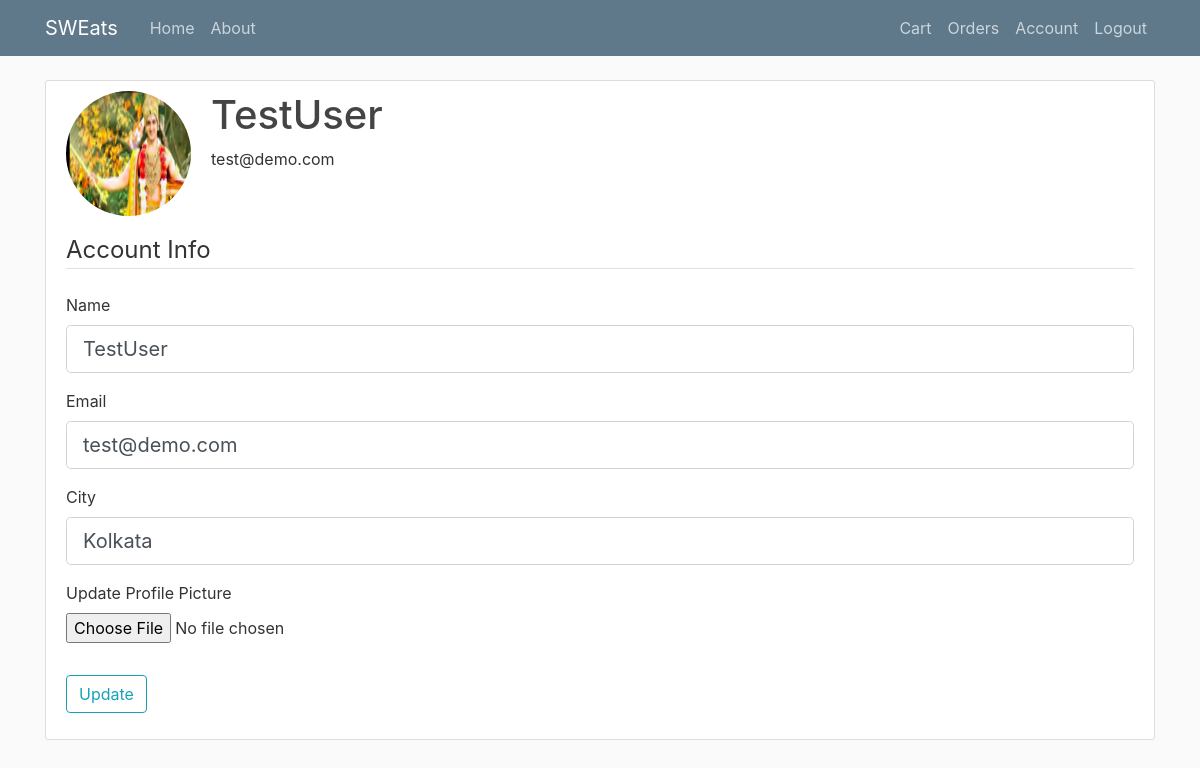
Screenshot of /account (signed in) with the database file from the repository.
### sweats/models.py (models this page shows, shortened)
class Customer(db.Model, UserMixin):
    __tablename__= 'customers'
    id = db.Column(db.Integer , primary_key=True)
    name = db.Column(db.String(20), nullable=False)
    email = db.Column(db.String(120), unique=True, nullable=False)
    password = db.Column(db.String(60), nullable=False)
    image_file = db.Column(db.String(20), nullable=False, default='default.png')
    city = db.Column(db.String(20), nullable=False)
    admin = db.Column(db.Boolean, nullable=False, default=False)
    orders = db.relationship('Order' , backref='owner' , lazy=True)
    cart_items = db.relationship('CartItem', backref='owner', lazy=True)

### sweats/customers/routes.py (the view)
@customers.route('/account', methods=['GET', 'POST'])
@login_required
def account():
    form = UpdateAccountForm()
    if form.validate_on_submit():
        if form.picture.data:
            if current_user.image_file != 'default.png':
                delete_old_picture(current_user.image_file, 'profile_pics')
            picture_file = save_picture(form.picture.data, "static/profile_pics", 125, 125)
            current_user.image_file = picture_file
        current_user.name = form.name.data
        current_user.email = form.email.data
        current_user.city = form.city.data
        db.session.commit()
        flash('Account updated successfully!', 'success')
        return redirect(url_for('customers.account'))
    elif request.method == 'GET':
        form.name.data = current_user.name
        form.email.data = current_user.email
        form.city.data = current_user.city
    image_file = url_for('static', filename='profile_pics/' + current_user.image_file)
    return render_template('account.html', title='Account', image_file=image_file, form=form)

### sweats/customers/forms.py (shortened to what this page needs)
class UpdateAccountForm(FlaskForm):
    name = StringField('Name', validators=[DataRequired(), Length(min=2, max=20)])
    email = StringField('Email', validators=[DataRequired(), Email()])
    city = StringField('City', validators=[DataRequired(), Length(min=2, max=20)])
    picture = FileField('Update Profile Picture', validators=[FileAllowed(['jpg','png'])])
    submit = SubmitField('Update')

### sweats/models.py (called while the page is built)
@login_manager.user_loader
def load_user(user_id):
    return Customer.query.get(int(user_id))

### sweats/templates/account.html (shortened to what this page needs)
{% extends "layout.html" %}
{% block content %}
    <div class="content-section">
        <div class="media">
            <img class="rounded-circle account-img" src="{{ image_file }}">
            <div class="media-body">
                <h2 class="account-heading">{{ current_user.name }}</h2>
                <p class="text-secondry">{{ current_user.email }}</p>
            </div>
        </div>
        <form method="POST" action="" enctype="multipart/form-data">
            <fieldset class="form-group">
                <legend class="border-bottom mb-4">Account Info</legend>
                <div class="form-group">
                    {{ form.name.label(class="form-control-label") }}
                    {% if form.name.errors %}
                        {{ form.name(class="form-control form-control-lg is-invalid") }}
                        <div class="invalid-feedback">
                            {% for error in form.name.errors %}
                                <span>{{ error }}</span>
                            {% endfor %}
                        </div>
                    {% else %}
                        {{ form.name(class="form-control form-control-lg") }}
                    {% endif %}
                </div>
                <div class="form-group">
                    {{ form.email.label(class="form-control-label") }}
                    {% if form.email.errors %}
                        {{ form.email(class="form-control form-control-lg is-invalid") }}
                        <div class="invalid-feedback">
                            {% for error in form.email.errors %}
                                <span> {{ error }} </span>
                            {% endfor %}
                        </div>
                    {% else %}
                        {{ form.email(class="form-control form-control-lg") }}
                    {% endif %}
                </div>
                <div class="form-group">
                    {{ form.city.label(class="form-control-label") }}
                    {% if form.city.errors %}
                        {{ form.city(class="form-control form-control-lg is-invalid") }}
                        <div class="invalid-feedback">
                            {% for error in form.city.errors %}
                                <span>{{ error }}</span>
                            {% endfor %}
                        </div>
                    {% else %}
                        {{ form.city(class="form-control form-control-lg") }}
                    {% endif %}
                </div>
                <div class="form-group">
                    {{ form.picture.label() }}
                    {{ form.picture(class="form-control-file") }}
                </div>
            </fieldset>
            <div class="form-group">
                {{ form.submit(class="btn btn-outline-info") }}
            </div>
        </form>
    </div>
{% endblock content %}

### sweats/static/main.css (style rules this page uses)
body { background: #fafafa; color: #333333; margin-top: 5rem; }
h1, h2, h3, h4, h5, h6 { color: #444444; }
.content-section { background: #ffffff; padding: 10px 20px; border: 1px solid #dddddd; border-radius: 3px; margin-bottom: 20px; }
.account-img { height: 125px; width: 125px; margin-right: 20px; margin-bottom: 16px; }
.account-heading { font-size: 2.5rem; }

### rows the page displays
Customer: name "TestUser", email "test@demo.com", city "Kolkata"
